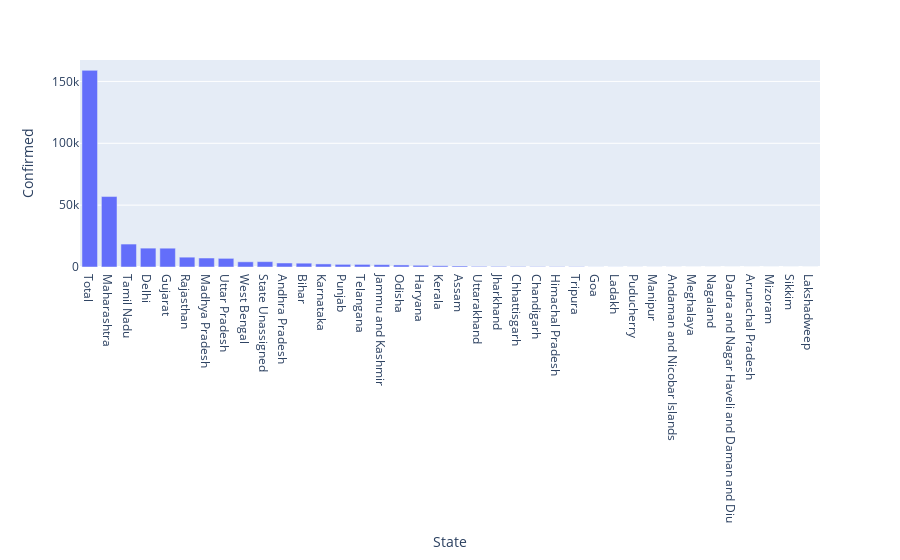

The notebook cell saved with this chart:
### Markdown cell above
# Plotly Express Visualisation

### Code cell
px.bar(df,x="State",y="Confirmed")

### Figure 1 — Plotly figure (JSON) as saved in the notebook; plotly's stock layout.template omitted (floating-point values rounded to 4 significant figures)
{"data": [{"alignmentgroup": "True", "hovertemplate": "State=%{x}<br>Confirmed=%{y}<extra></extra>", "legendgroup": "", "marker": {"color": "#636efa"}, "name": "", "offsetgroup": "", "orientation": "v", "showlegend": false, "textposition": "auto", "type": "bar", "x": ["Total", "Maharashtra", "Tamil Nadu", "Delhi", "Gujarat", "Rajasthan", "Madhya Pradesh", "Uttar Pradesh", "West Bengal", "State Unassigned", "Andhra Pradesh", "Bihar", "Karnataka", "Punjab", "Telangana", "Jammu and Kashmir", "Odisha", "Haryana", "Kerala", "Assam", "Uttarakhand", "Jharkhand", "Chhattisgarh", "Chandigarh", "Himachal Pradesh", "Tripura", "Goa", "Ladakh", "Puducherry", "Manipur", "Andaman and Nicobar Islands", "Meghalaya", "Nagaland", "Dadra and Nagar Haveli and Daman and Diu", "Arunachal Pradesh", "Mizoram", "Sikkim", "Lakshadweep"], "xaxis": "x", "y": [158959, 56948, 18545, 15257, 15205, 7947, 7261, 6991, 4192, 4332, 3245, 3090, 2493, 2139, 2098, 1921, 1660, 1381, 1004, 832, 493, 462, 364, 289, 276, 242, 68, 54, 49, 44, 33, 20, 18, 2, 2, 1, 1, 0], "yaxis": "y"}], "layout": {"barmode": "relative", "legend": {"tracegroupgap": 0}, "margin": {"t": 60}, "xaxis": {"anchor": "y", "domain": [0, 1], "title": {"text": "State"}}, "yaxis": {"anchor": "x", "domain": [0, 1], "title": {"text": "Confirmed"}}}}
